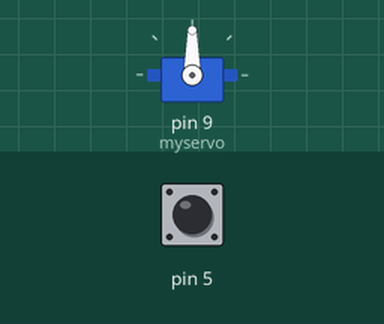
This sketch was run on a simulated Arduino Uno, built with avr-gcc and run on an emulated ATmega328P. Shown: servo. The inputs (shaded band) are chosen by the test bench; at power-on: pin 5 HIGH. At 7.2 s the program stops and its outputs stay as they are.

Above: at 1.2 s.
1.3 s: pin 5 pulled LOW for 0.15 s
At 1.45 s:
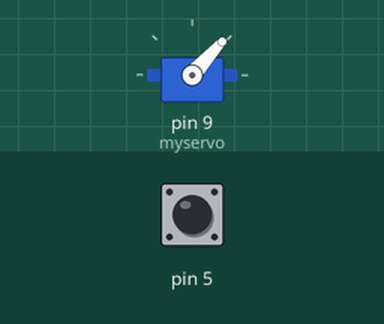
At 2.05 s:
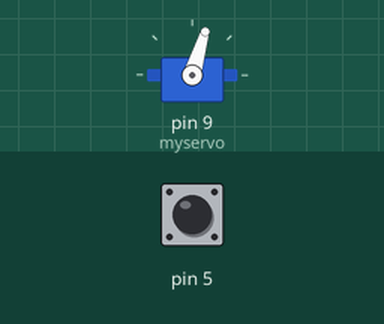
Timing chart, 0 to 4.6 s (numbered marks = the images above; inputs shaded):
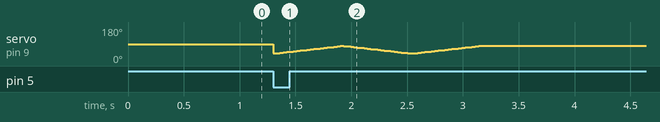

The sketch:

she_jian.ino
```cpp
#include <Servo.h>

Servo myservo;  // create servo object to control a servo
// twelve servo objects can be created on most boards

int pos = 0;    // variable to store the servo position
unsigned long AA;
unsigned long BB;
unsigned long CC;
void setup() {
  myservo.attach(9);  // attaches the servo on pin 9 to the servo object
  pinMode(5, INPUT_PULLUP);
  AA=millis();
}

void loop() {
  BB=millis();
  CC=BB-AA;
  int sensorVal = digitalRead(5);
  if (sensorVal == HIGH && CC<120000) {
    digitalWrite(13, LOW);
  } else {
    digitalWrite(13, HIGH);
    ween(80,40);
    delay(4000);
    while(1);
  }
}

void ween(int a1, int a2){
  if(a1>a2){
  for (pos = a2; pos <= a1; pos += 1) { // goes from 0 degrees to 180 degrees
    // in steps of 1 degree
    myservo.write(pos);              // tell servo to go to position in variable 'pos'
    delay(15);                       // waits 15ms for the servo to reach the position
  }
  for (pos = a1; pos >= a2; pos -= 1) { // goes from 180 degrees to 0 degrees
    myservo.write(pos);              // tell servo to go to position in variable 'pos'
    delay(15);                       // waits 15ms for the servo to reach the position
  }
  for (pos = a2; pos <= a1; pos += 1) { // goes from 0 degrees to 180 degrees
    // in steps of 1 degree
    myservo.write(pos);              // tell servo to go to position in variable 'pos'
    delay(15);                       // waits 15ms for the servo to reach the position
  }

  }
}
```
